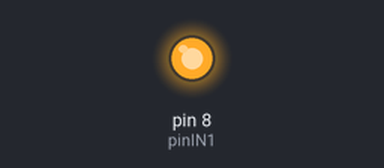
Simulated run of this sketch. Board: Arduino Uno, built with avr-gcc and run on an emulated ATmega328P. On the bench: output pins drawn as LEDs (lit = HIGH). What the sketch prints to the serial monitor is not drawn.

Above: at 15.0 s.
Timing chart, 0 to 39.1 s (numbered marks = the images above):
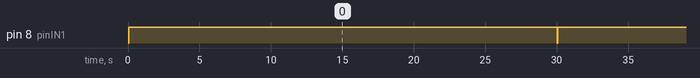

Measured:
- by itself, pin 8 (pinIN1): alternates HIGH for 30.0 s and LOW for 0.04 s

The sketch:

arduTrigXimeaSingleShot.ino
```cpp
const int pinIN1 = 8;
int flag = 0;

void setup() {
  pinMode(pinIN1, OUTPUT);
    Serial.begin(9600);
  while (!Serial) {
    ;  // wait for serial port to connect. Needed for native USB port only
  }

}

void loop() {
  // digitalWrite(pinIN1, HIGH);
  // delay(1000);
  // digitalWrite(pinIN1, LOW);


  if (flag == 0)
  {

    Serial.println(flag);
    for (int i = 0; i < 1; i++)
    {
      digitalWrite(pinIN1, LOW);
      delay(40);
      digitalWrite(pinIN1, HIGH);
      Serial.print("frame = ");
      Serial.print(i);
      Serial.println(" ");

    }
    flag = 1;
    Serial.println(flag);

  }
  delay(30000);
  flag = 0;


}
```
